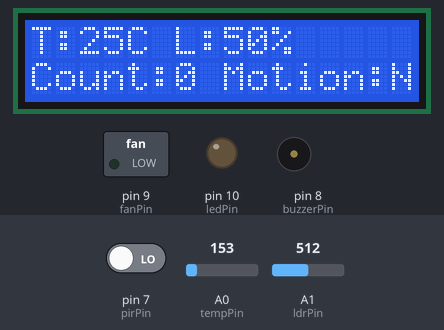
Simulated run of this sketch. Board: Arduino Uno, built with avr-gcc and run on an emulated ATmega328P. On the bench: 16×2 character LCD, switched loads named in the sketch (green lamp = pin HIGH), output pins drawn as LEDs (lit = HIGH), buzzer (waves = sounding, pin HIGH). The inputs (shaded band) are chosen by the test bench; at power-on: pin 7 (pirPin) LOW, A0 (tempPin) = 153, A1 (ldrPin) = 512.

Above: at 3.2 s.
3.3 s: pin 7 (pirPin) driven HIGH
At 4.7 s:
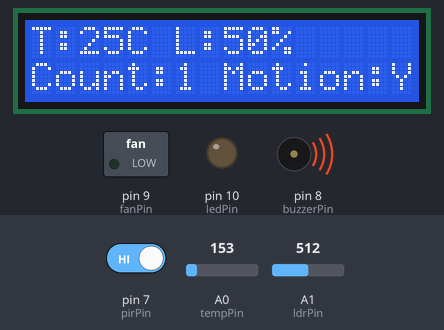
5.0 s: A0 (tempPin) set to 179
At 6.1 s:
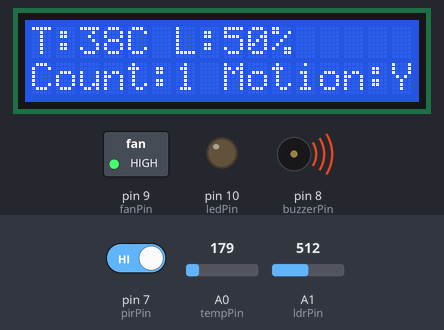
6.6 s: A1 (ldrPin) set to 221
At 7.5 s:
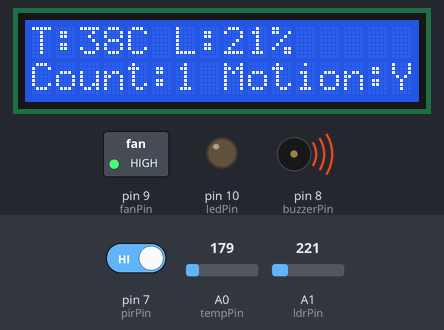
8.2 s: A1 (ldrPin) set to 187
At 8.6 s:
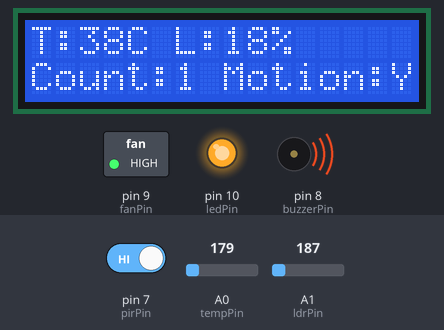
9.7 s: A0 (tempPin) set to 133
At 11.0 s:
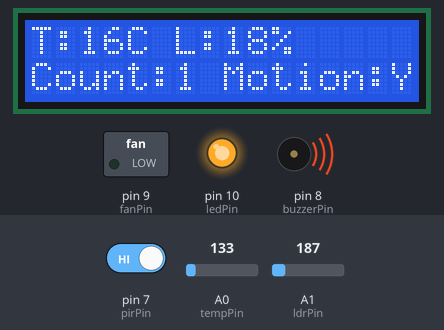
11.3 s: pin 7 (pirPin) driven LOW
At 12.6 s:
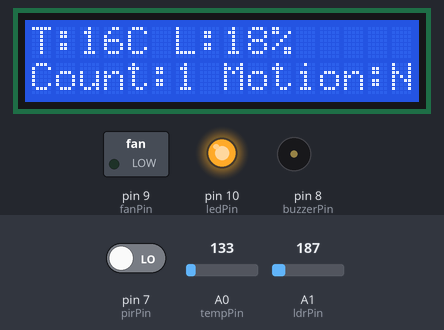
Timing chart, 0 to 13.9 s (numbered marks = the images above; inputs shaded):
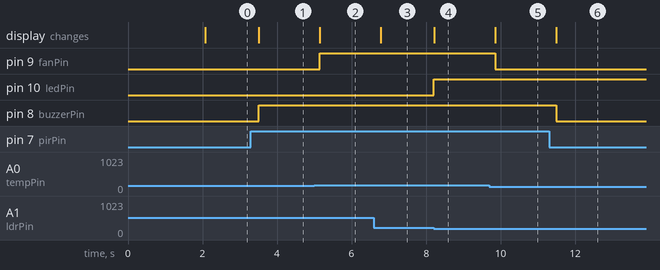

Measured:
- the behaviour switches between 161 and 162 on A0 (tempPin) (found by bisection; images 1 and 2)
- the behaviour switches between 205 and 204 on A1 (ldrPin) (found by bisection; images 3 and 4)
- after the input at 3.3 s, pin 8 (buzzerPin): LOW → HIGH after 0.20 s; the display: changes after 0.21 s (image 1)
- after the input at 5.0 s, pin 9 (fanPin): LOW → HIGH after 0.14 s; the display: changes after 0.14 s (image 2)
- after the input at 6.6 s, the display: changes after 0.18 s (image 3)
- after the input at 8.2 s, pin 10 (ledPin): LOW → HIGH at once; the display: changes at once (image 4)
- after the input at 9.7 s, pin 9 (fanPin): HIGH → LOW after 0.15 s; the display: changes after 0.15 s (image 5)
- after the input at 11.3 s, pin 8 (buzzerPin): HIGH → LOW after 0.19 s; the display: changes after 0.19 s (image 6)

The sketch:

smart_classroom_monitoring_system1.ino
```cpp
#include <LiquidCrystal.h>

// LCD RS, E, D4, D5, D6, D7
LiquidCrystal lcd(12, 11, 5, 4, 3, 2);


const int pirPin = 7;
const int buzzerPin = 8;
const int fanPin = 9;
const int ledPin = 10;
const int tempPin = A0;
const int ldrPin = A1;


int motionCount = 0;
bool lastMotionState = LOW;

void setup() {

  pinMode(pirPin, INPUT);
  pinMode(buzzerPin, OUTPUT);
  pinMode(fanPin, OUTPUT);
  pinMode(ledPin, OUTPUT);


  lcd.begin(16, 2);
  lcd.print("Smart Classroom");
  delay(2000);
  lcd.clear();
}

void loop() {
  // (TMP36)
  int rawTemp = analogRead(tempPin);
  float voltage = rawTemp * (5.0 / 1023.0);
  float tempC = (voltage - 0.5) * 100.0+1.0;

  // (0-100%)
  int rawLight = analogRead(ldrPin);
  int lightPercent = map(rawLight, 0, 1023, 0, 100);


  int motion = digitalRead(pirPin);

  if (motion == HIGH && lastMotionState == LOW) {
    motionCount++;
  }
  lastMotionState = motion;


  digitalWrite(fanPin, (tempC > 30) ? HIGH : LOW);

  digitalWrite(ledPin, (lightPercent < 20) ? HIGH : LOW);

  lcd.setCursor(0, 0);
  lcd.print("T:"); lcd.print((int)tempC); lcd.print("C L:"); lcd.print(lightPercent); lcd.print("% ");

  lcd.setCursor(0, 1);
  lcd.print("Count:");
  lcd.print(motionCount);
  lcd.print(" Motion:");

  if (motion == HIGH) {
    lcd.print("YES");
    digitalWrite(buzzerPin, HIGH);
  } else {
    lcd.print("NO ");
    digitalWrite(buzzerPin, LOW);
  }

  delay(200);
}
```
